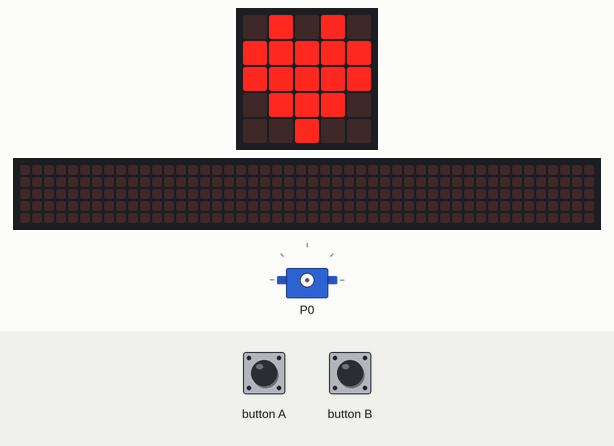
Simulated run of this program. Board: BBC micro:bit running MicroPython. Parts: the board's 5×5 LED display, servo, a strip that is not on the board, showing the scrolling text unrolled. Inputs (shaded band) come from the test bench. The 48×5 strip is a reading aid, not a part: it shows the text the display is scrolling, unrolled, one strip-width of it at a time; servo angles are drawn from the pulse width (0.5 ms = 0°, 2.5 ms = 180°).

Above: at 2.2 s.
2.3 s: button A pressed for 0.15 s
At 4.38 s:
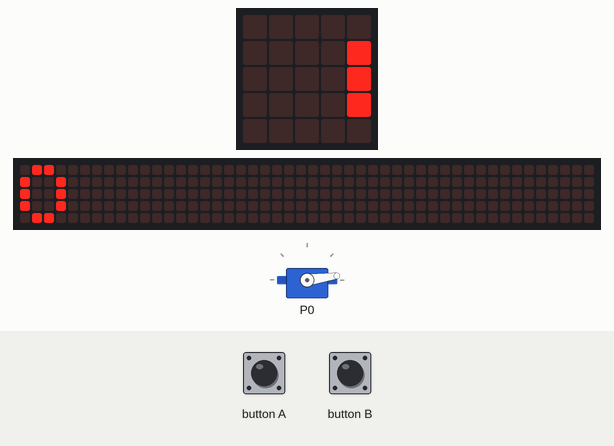
5.4 s: button B pressed for 1 s
At 6.2 s:
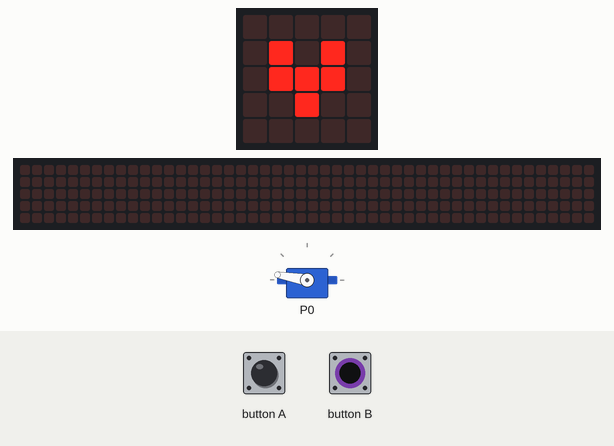
9.4 s: button A pressed for 3.2 s
At 11.7 s:
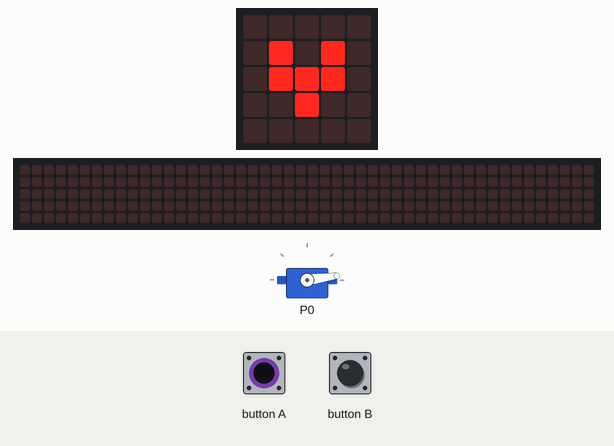
Timing chart, 0 to 13.2 s (numbered marks = the images above; inputs shaded):
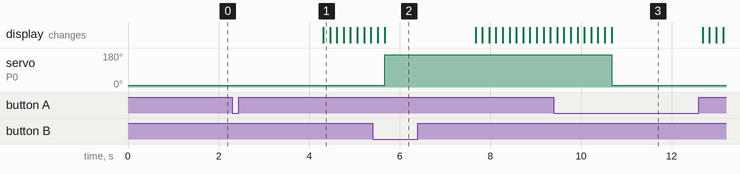

Measured:
- after the input at 2.3 s, the display: changes after 2.0 s (image 1)
- after the input at 5.4 s, servo on P0: 8° → 170° after 0.26 s
- after the input at 9.4 s, servo on P0: 170° → 8° after 1.3 s

The program:

main.py
```python
"""
Created by: Sophie
Created on: Nov 2023
This module is a Micro:bit MicroPython program makes servo rotate 0 and 180 degrees
"""

from microbit import *
import math


# in order to use servo
class Servo:
    def __init__(self, pin, freq=50, min_us=600, max_us=2400, angle=180):
        self.min_us = min_us
        self.max_us = max_us
        self.us = 0
        self.freq = freq
        self.angle = angle
        self.analog_period = 0
        self.pin = pin
        analog_period = round((1 / self.freq) * 1000)  # hertz to miliseconds
        self.pin.set_analog_period(analog_period)

    def write_us(self, us):
        us = min(self.max_us, max(self.min_us, us))
        duty = round(us * 1024 * self.freq // 1000000)
        self.pin.write_analog(duty)
        sleep(100)
        self.pin.write_digital(0)  # turn the pin off

    def write_angle(self, degrees=None):
        if degrees is None:
            degrees = math.degrees(radians)
        degrees = degrees % 360
        total_range = self.max_us - self.min_us
        us = self.min_us + total_range * degrees // self.angle
        self.write_us(us)


# setup
display.clear()
display.show(Image.HEART)
sleep(1000)

while True:
    # button a is pressed
    if button_a.is_pressed():
        # change servo to 0 degrees
        for angle in range(0, 40, 2):
            Servo(pin0).write_angle(0)

        # shows degree survo is turning to
        display.scroll("0")

        display.show(Image.HEART)
        display.clear()
        display.show(Image.HEART_SMALL)

    # button b is pressed
    if button_b.is_pressed():
        # change servo to 180 degrees
        for angle in range(0, 40, 2):
            Servo(pin0).write_angle(180)

        # shows degree survo is turning to
        display.scroll("180")

        display.show(Image.HEART)
        display.clear()
        display.show(Image.HEART_SMALL)
```
